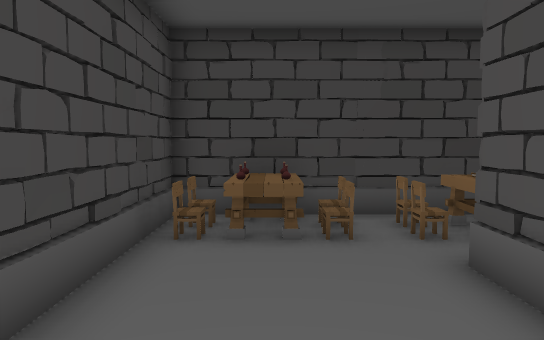
[1] (above)

24 first-person views from a walk through a Unity game level. The camera is 1.5 m above the floor, tilts 4° down and sees 70° across. The floor is counted in squares, 1 m on a side. Each view is taken from the middle of a square. On the plan, view 1 faces up. The plan holds only what a view shows up to about 17 squares ahead; the rest is blank. The place goes on beyond the plan. The player character is not drawn.

[2]
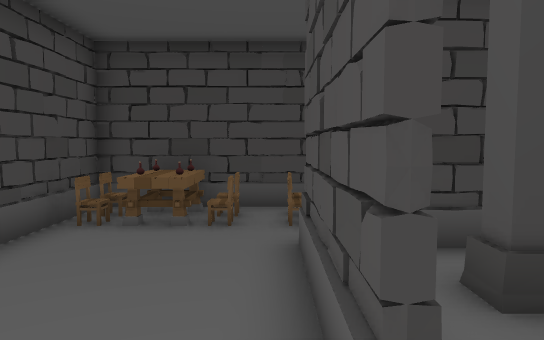

[3]
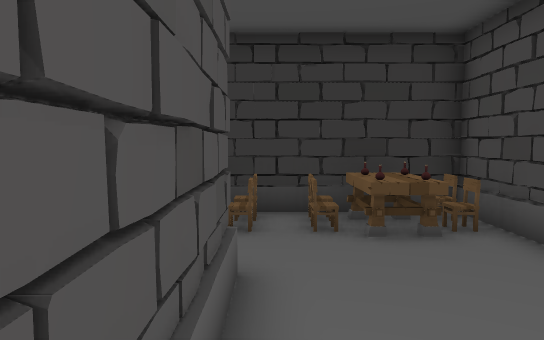

[4]
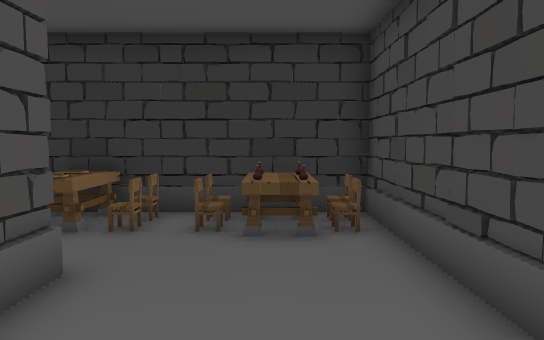

[5]
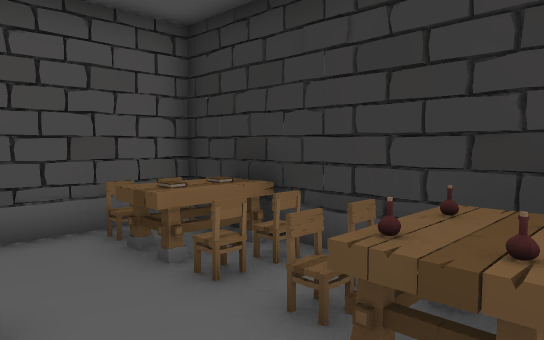

[6]
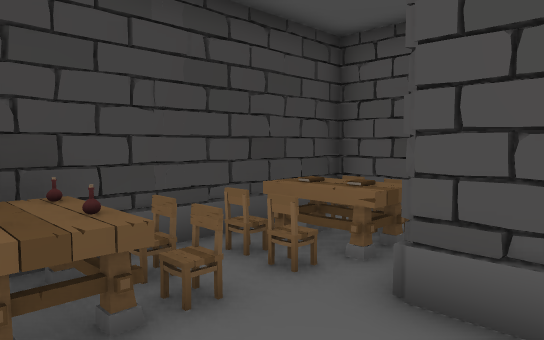

[7]
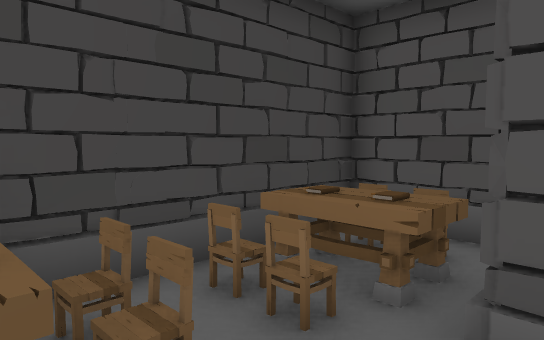

[8]
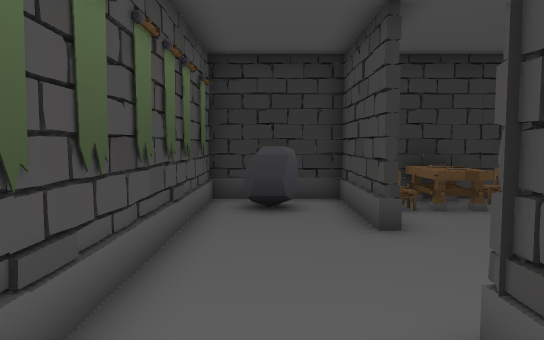

[9]
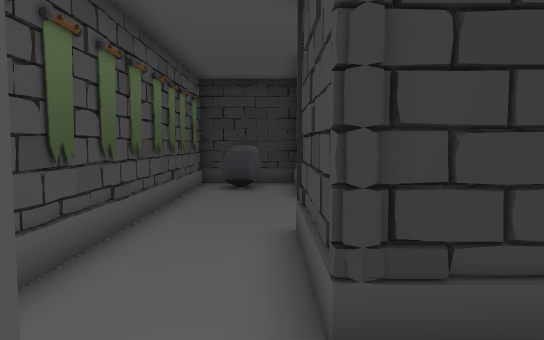

[10]
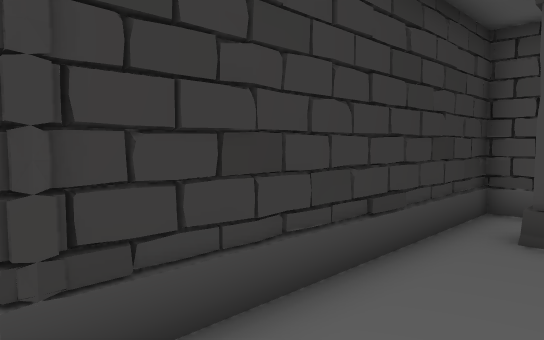

[11]
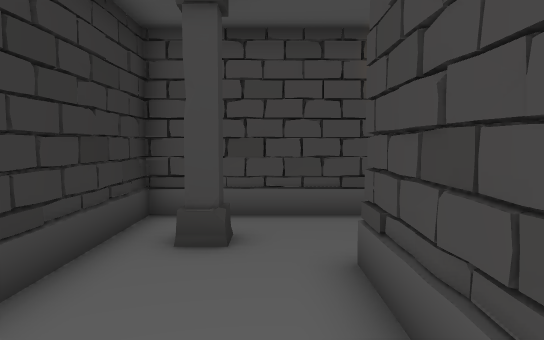

[12]
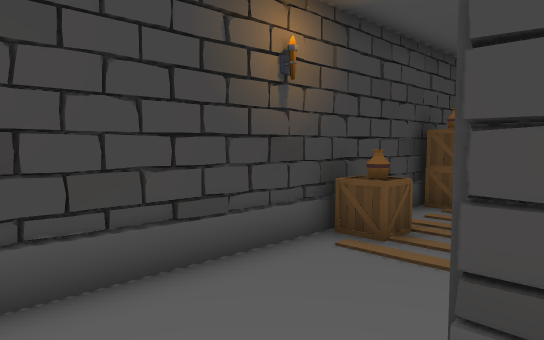

[13]
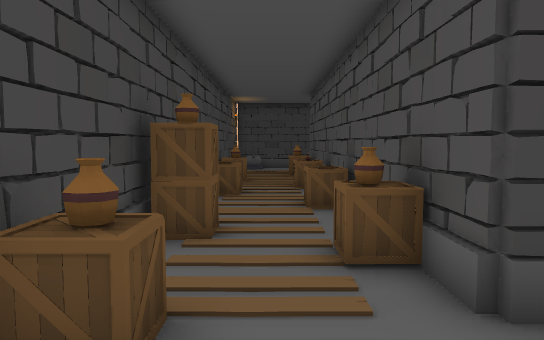

[14]
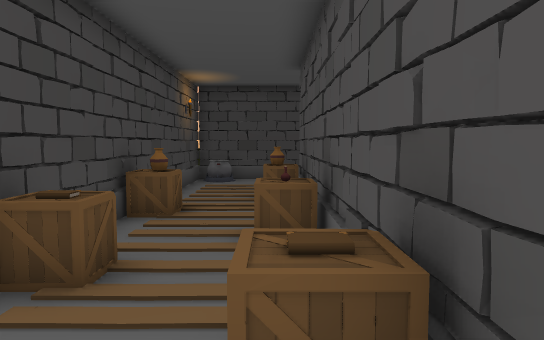

[15]
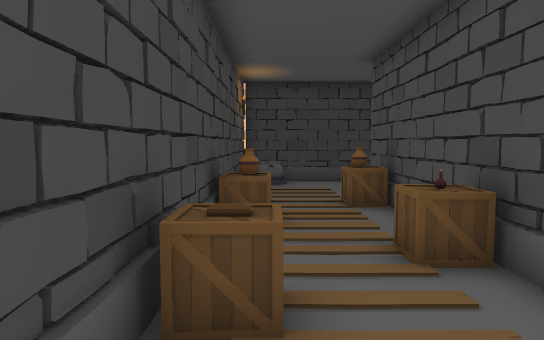

[16]
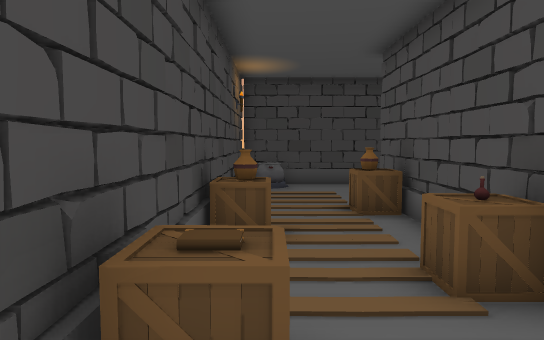

[17]
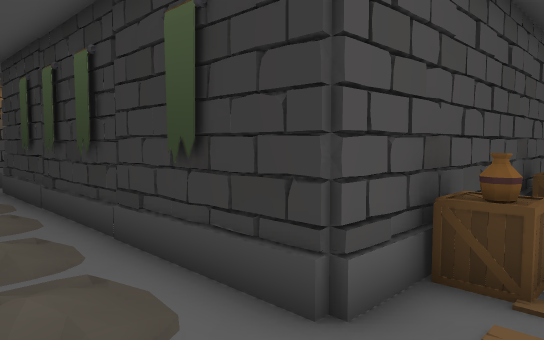

[18]
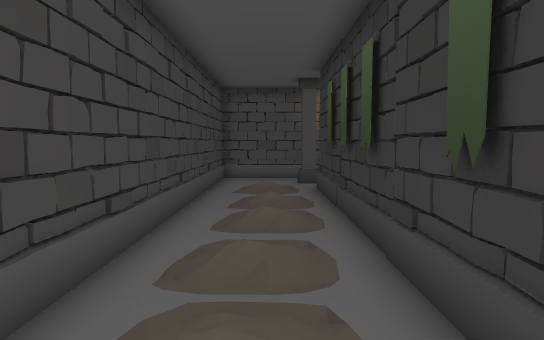

[19]
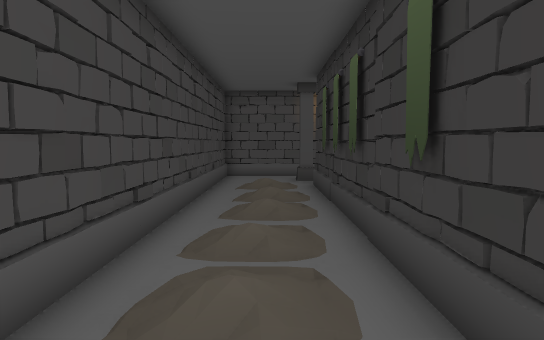

[20]
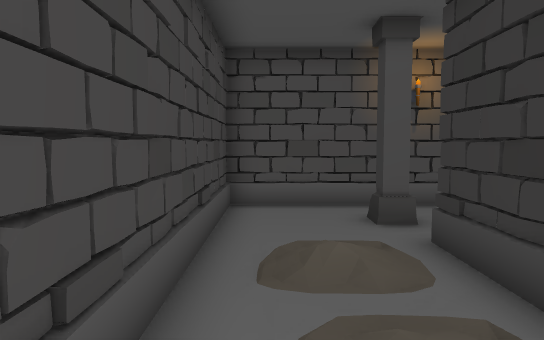

[21]
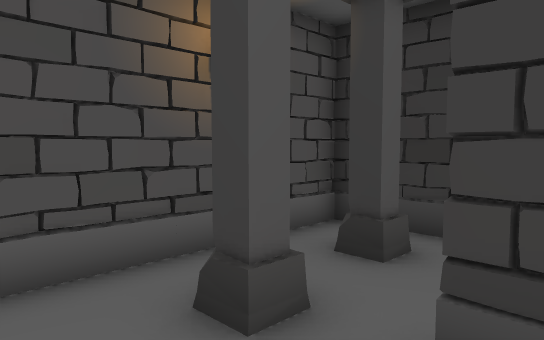

[22]
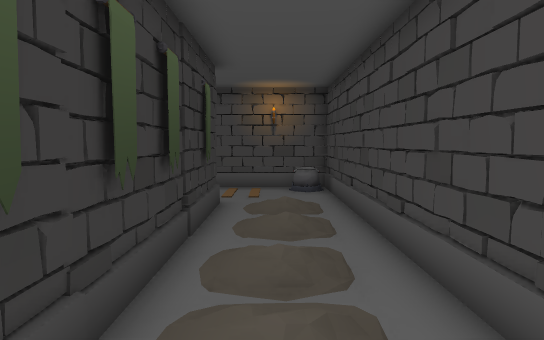

[23]
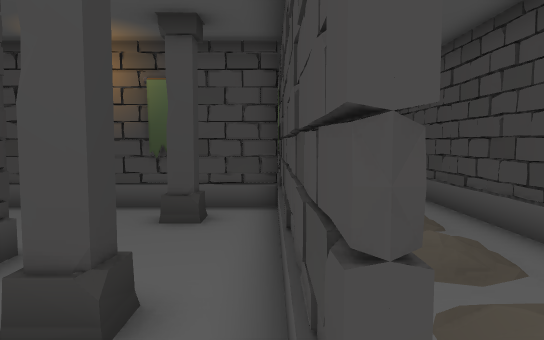

[24]
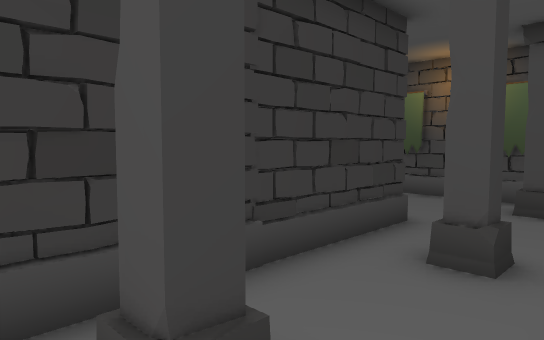

### Floor plan
Key: @ floor where view 1 was taken; # wall or solid block; . main floor; - floor 0.5 m lower than the main floor; / step, stairs or slope; v drop or lower ground; C chair; B bottle; T table; K books; L column; R rock; A box; P pot; O other object.
Columns run from 2 left of view 1 to 18 right of it. Each row starts with its distance up from view 1.
 36 #####################
 35 #P...////./...//....#
 34 #...  //// / ///....#
 33 #.......././......L.#
 32 #...############..L.#
 31 #..A#   #.....L.....#
 30 #..A#   #LL...L...L.#
 29 #A..#   #........##.#
 28 AA..#   #...#########
 27 #..B#   #..
 26 #..A#   #
 25 #A..#
 24 #K..#
 23 #..A#
 22  ..K#
 21  ...#
 20 #A..#
 19 #A.O#
 18 #..A#
 17 #...#
 16 #A..#
 15 #A.
 14 #...
 13 #...
 12 #...###
 11 #.....  ..L
 10 #.L....   L
  9 #.......
  8 #########...
  7 #CBCCTKC#...#
  6 #OBOCTKC#...#
  5 #....####...#
  4 #....#......#
  3 #....#LL....#
  2 #....#......#
  1 #....#......#
  0 #.@.....#...#
 -1 #BB...T.#...#
 -2 #CBCCTKC#.RR#
 -3 CCTCCTOO#.R##
 -4 vvvvvvvvv-vvv

Where each view was taken, in squares from view 1:
view 1: 0 up, 0 right, facing up
view 2: 1 down, 2 right, facing up
view 3: 5 up, 2 right, facing down
view 4: 5 up, 0 right, facing down
view 5: 1 up, 1 left, facing down-right
view 6: 3 up, 1 left, facing up-right
view 7: 4 up, 0 right, facing up-right
view 8: 7 up, 8 right, facing down
view 9: 11 up, 7 right, facing down
view 10: 11 up, 7 right, facing down-left
view 11: 11 up, 6 right, facing left
view 12: 10 up, 2 right, facing up-left
view 13: 13 up, 0 right, facing up
view 14: 20 up, 1 right, facing up
view 15: 21 up, 1 left, facing up
view 16: 22 up, 1 left, facing up
view 17: 35 up, 0 right, facing down-right
view 18: 34 up, 1 right, facing right
view 19: 34 up, 0 right, facing right
view 20: 35 up, 8 right, facing right
view 21: 35 up, 13 right, facing down-right
view 22: 34 up, 13 right, facing left
view 23: 32 up, 15 right, facing left
view 24: 32 up, 17 right, facing down-left
